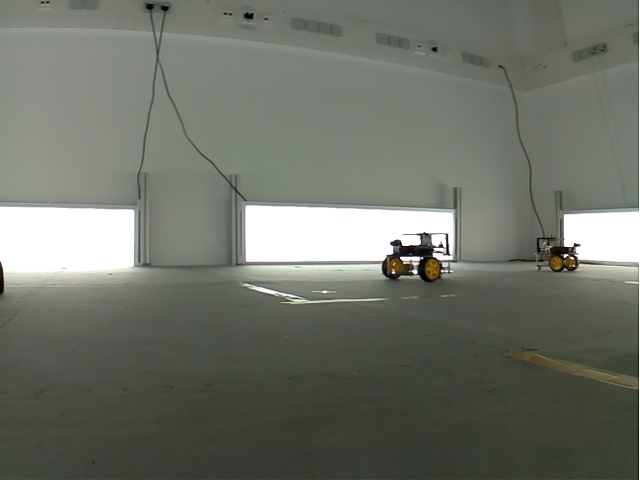
#> input picture valid_data/image_1755774968189070843.png, 640 x 480 px
$ python -i real_depth.py   (imports and definitions only)
#> lines starting #> are read from the running program, lines starting #| are printed output that depends on the picture; after the words box and inside, x2 and y2 are one past the last pixel; in counts of white or black regions, pixels touching at a corner belong together
import os
import cv2
import numpy as np
import pandas as pd
from tqdm import tqdm
import matplotlib.pyplot as plt
from sklearn.metrics import r2_score

VALID_DIR = "./valid_data"
DEPTH_DIR = "./valid_data/depth"
DEBUG_DIR = "./debug_vis"

# [1 line not run here, left out]


# [39 lines left out: function load_valid_data, not called in this run]


def detect_robots(img):

    gray = cv2.cvtColor(img, cv2.COLOR_RGB2GRAY)
    blur = cv2.GaussianBlur(gray, (5,5), 0)

    edges = cv2.Canny(blur, 50, 150)
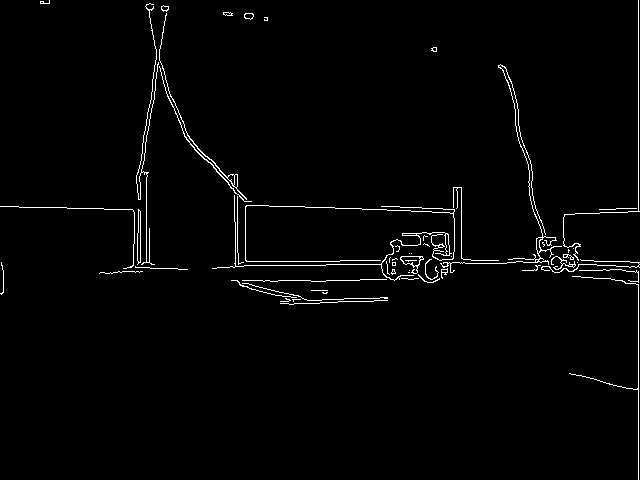
#> edges: shape (480, 640); 1.8% white in thin lines or dots

    kernel = np.ones((5,5), np.uint8)
    edges = cv2.dilate(edges, kernel, iterations=2)
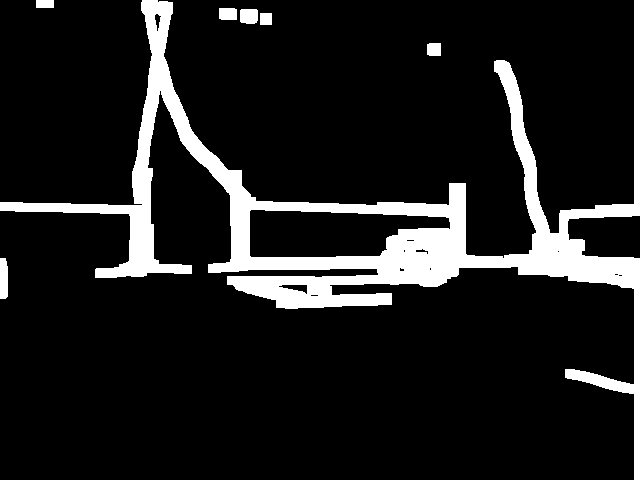
#> edges: shape (480, 640); 11.8% white; 7 white regions

    contours, _ = cv2.findContours(edges, cv2.RETR_EXTERNAL, cv2.CHAIN_APPROX_SIMPLE)
#> contours = 7 contours; box (x1, y1, x2, y2) and area: (0, 0, 640, 480) 40078, (0, 258, 8, 299) 268, (240, 9, 258, 24) 227, (219, 8, 237, 20) 184, (427, 43, 441, 56) 153, (260, 13, 272, 25) 121, (36, 0, 54, 8) 119

    H, W = img.shape[:2]
#> H = 480; W = 640
    candidates = []

    for c in contours:
        area = cv2.contourArea(c)

        if area < 1500 or area > 50000:
            continue

        x, y, w, h = cv2.boundingRect(c)

        aspect = w / (h + 1e-6)

        if 0.3 < aspect < 3.5:
            cx = x + w//2
            cy = y + h//2


            score = area * (cy / H)

            candidates.append((score, (x,y,w,h)))
#> this loop made 7 passes
#> (area, x, y, w, h, aspect, cx, cy) on pass 6: (40077.5, 0, 0, 640, 480, 1.33, 320, 240)
#> area on passes 1, 2, 4, 5: 268, 153, 227, 184
#> after the loop, candidates = [(20038.8, (0, 0, 640, 480))]

    candidates = sorted(candidates, key=lambda x: x[0], reverse=True)

    boxes = [b for _, b in candidates[:2]]
#> boxes = [(0, 0, 640, 480)]

    return boxes


# [10 lines left out: function depth_from_bbox, not called in this run]


def compute_distance(p1, p2):
    return np.linalg.norm(np.array(p1) - np.array(p2))


# [73 lines left out: functions debug_visual, build_dataset, fit, not called in this run]


# [47 lines not run here, left out]

>>> import cv2
>>> picture = cv2.cvtColor(cv2.imread('valid_data/image_1755774968189070843.png'), cv2.COLOR_BGR2RGB)
>>> result = detect_robots(picture)
#> result = [(0, 0, 640, 480)]
